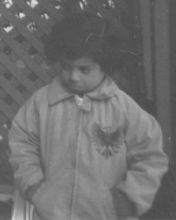
%> input picture Assignment/Pout.png, 176 x 220 px, shrunk from 233 x 291 before the run
$ octave erodeT.m   (GNU Octave 9; MATLAB toolbox functions it lacks are replaced by stand-ins)
%> lines starting %> are read from the running program, lines starting %| are printed output that depends on the picture; in (x1, y1, x2, y2) boxes, pixels count from 0 and x2, y2 are one past the last pixel; in counts of white or black regions, pixels touching at a corner belong together; the program's own positions count from 1
img = imread('pout.png');
%> img is the input picture: size 220x176x3 uint8; min 74, max 221, mean 110.7
img = rgb2gray(img);
%> img: size 220x176 uint8
img = im2bw(img,0.5);
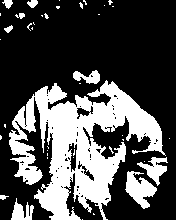
%> img: size 220x176 logical; 30.9% white; 41 white regions (31 under 20 px), largest, box (x1, y1, x2, y2) and area: (9, 80, 166, 220) 10078, (125, 171, 157, 209) 640, (137, 157, 168, 186) 375

se = [0,1,0; 1,0,1; 0,1,0];

%figure
%imshow(se);

img = padarray(img,[1,1],1);
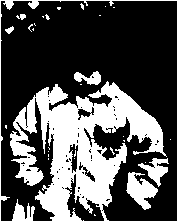
%> img: size 222x178 logical; 32.3% white; 30 white regions (24 under 20 px), largest, box (x1, y1, x2, y2) and area: (0, 0, 178, 222) 11333, (126, 172, 158, 210) 640, (138, 158, 169, 187) 375, (74, 71, 101, 85) 219, (5, 26, 14, 34) 40, (16, 14, 26, 20) 36

D = false(size(img));


figure
imshow(img);


xx = -1;
yy = -1;

breakCheck = 0; % checks if it can exit the structing element

for x = 2:size(img,1) -1
    for y = 2:size(img,2) -1


        breakCheck = 0;
        xx = -1; % Reset X
        for i = 1:size(se,1)
            yy = -1;  % Reset Y
            for j = 1:size(se,2)

                if se(i,j) == 1 % If it finds a point in the kernal which is == to one.
                   if img(x+xx,y+yy) ~= se(i,j) % Okay, is the corresponding pixel value in the image == 1
                        img(x,y) = 0; % if not (then its 0) andChange the evauating pixel to 0
                      %  breakCheck = 1; % the pixel is now 0
                     %   break % so we can now break out of the loop
                   end
                end
                   yy = yy + 1;
            end

           % if breakCheck == 1 %Stop evaluating if it has found a neighbourhood pixel which is 0
           %     break
          %  end
            xx = xx + 1;

        end


    end
end
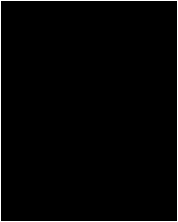
%> img: size 222x178 logical; 2% white in thin lines or dots


figure
imshow(img);
